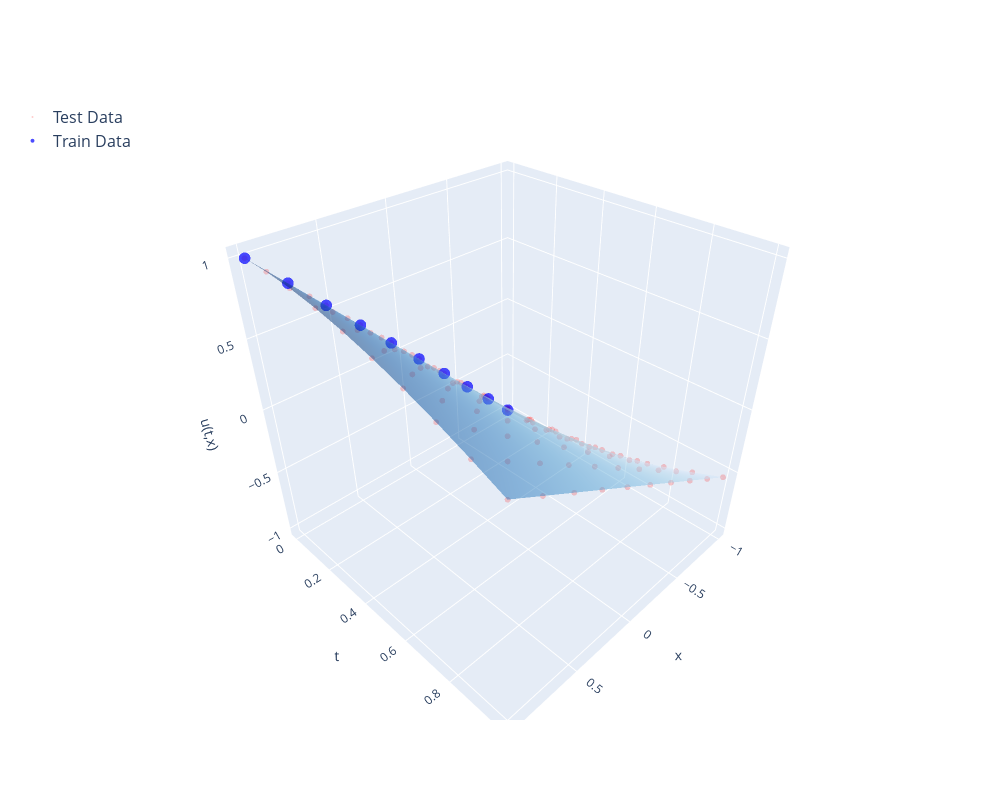

The code cell stored with this chart in its notebook:
### Code cell
if data_from_csv:
    data = load_csv_data(diff_equation, data_from_csv, params_to_optimize=params_to_optimize)
else:
    if diff_equation.dx: # If PDE

        if diff_equation.dy: # 2D
            data = load_data_moredim(diff_equation, f, params_to_optimize=params_to_optimize, L=L, T=T, plate_length=plate_length, max_iter_time=max_iter_time)

        elif bc_type == 'neumann': # Neumann BC
            data = load_data_neumann(diff_equation, f, params_to_optimize, L_min, L, T, N_train)

        else: # Dirichlet BC
            data = load_data_pde(diff_equation, params_to_optimize=params_to_optimize, L_min=L_min, L=L, T=T, N_train=N_train, N_test=N_test, initial_conditions=initial_conditions)
    
    else: # If ODE
        data = load_data_ode(diff_equation, params_to_optimize=params_to_optimize, initial_conditions=initial_conditions, t_0=t_0, t_fin=t_fin, n_points=n_points, noise=noise)
